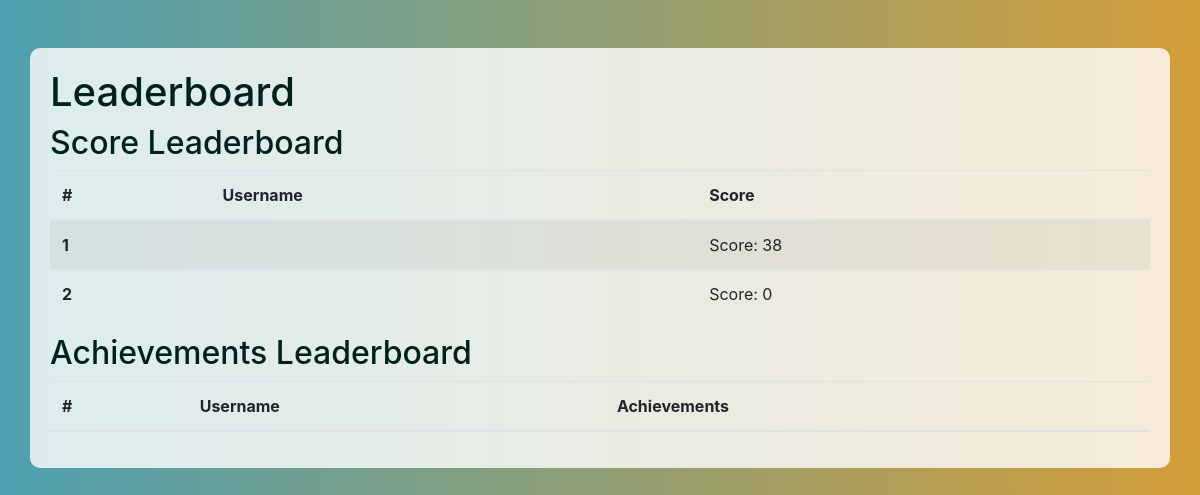
The app's page /leaderboard/, older data.
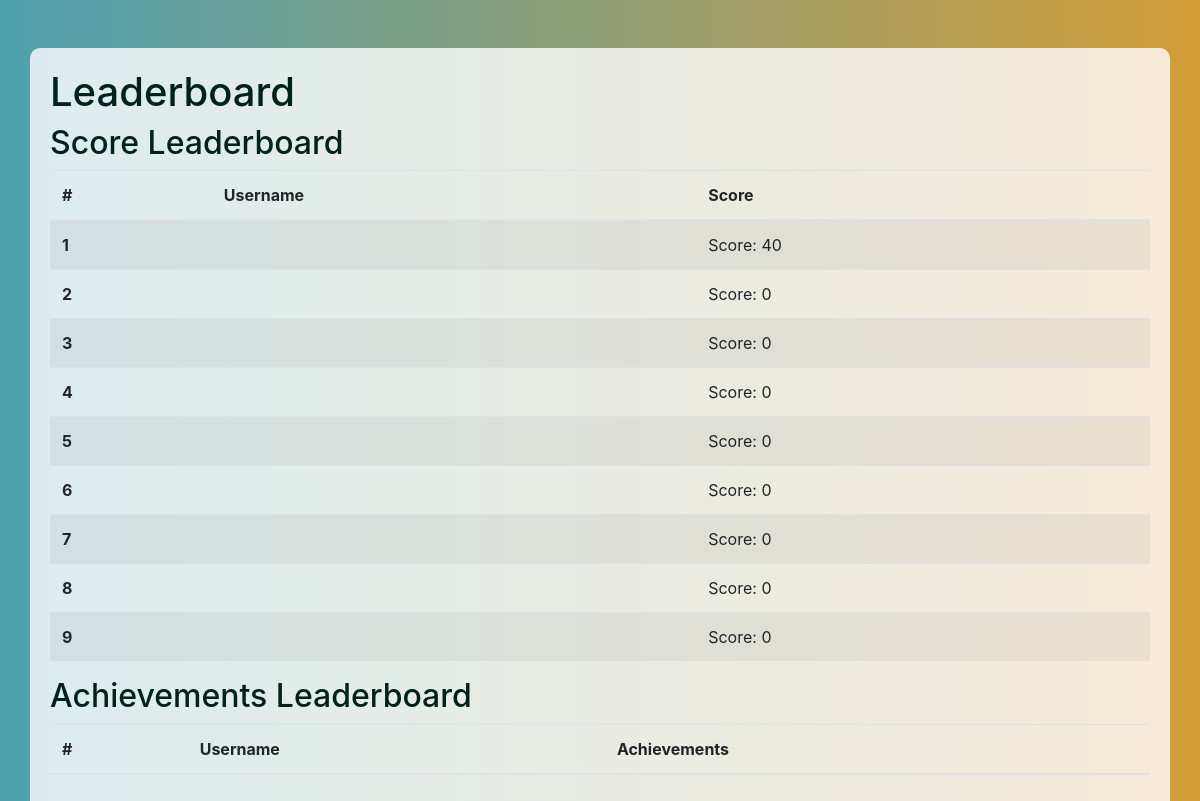
The same page, newer data.
### usersinformation/models.py (models this page shows, shortened)
class PlayerProfile(models.Model):
    avatar = models.ImageField(upload_to='avatars/', null=True, blank=True)
    nickname = models.CharField(max_length=255, blank=True)
    email = models.EmailField(blank=True)
    score = models.IntegerField(default=0)
    achievement_count = models.IntegerField(default=0)
    achievements = models.ManyToManyField(Achievement, blank=True, related_name='user')  # 添加多对多关系
    displayed_achievements = models.ManyToManyField(Achievement, related_name='displayed_by_users', blank=True)
    bio = models.TextField(blank=True)
    login_days = models.IntegerField(default=0)
    last_game_start = models.DateTimeField(null=True, blank=True)
    verified_locations_count = models.IntegerField(default=0)
    completed_series = models.ManyToManyField(Series, related_name='completed_by', blank=True)

### leaderboard/views.py (the view)
# urls.py: path('', views.user_leaderboard, name='user_leaderboard')
def user_leaderboard(request):
    score_leaderboard = PlayerProfile.objects.order_by('-score')[:10]  # Get the top 10
    achievement_leaderboard = PlayerProfile.objects.order_by('-achievement_count')[:10]  # Get the top 10
    context = {
        'score_leaderboard': score_leaderboard,
        'achievement_leaderboard': achievement_leaderboard,
    }
    return render(request, 'user_leaderboard.html', context)

### leaderboard/templates/user_leaderboard.html (shortened to what this page needs)
<!DOCTYPE html>
<html lang="en">
<head>
    <link rel="stylesheet" href="https://stackpath.bootstrapcdn.com/bootstrap/4.5.2/css/bootstrap.min.css">
</head>
<body>
    <div class="container mt-5">
        <h1>Leaderboard</h1>
        <h2>Score Leaderboard</h2>
        <table class="table table-striped">
            <thead>
                <tr>
                    <th scope="col">#</th>
                    <th scope="col">Username</th>
                    <th scope="col">Score</th>
                </tr>
            </thead>
            <tbody>
                {% for player in score_leaderboard %}
                <tr>
                    <th scope="row">{{ forloop.counter }}</th>
                    <td>{{ player.username }}</td>
                    <td>Score: {{ player.score }}</td>
                </tr>
                {% endfor %}
            </tbody>
        </table>
        <h2>Achievements Leaderboard</h2>
        <table class="table table-striped">
            <thead>
                <tr>
                    <th scope="col">#</th>
                    <th scope="col">Username</th>
                    <th scope="col">Achievements</th>
                </tr>
            </thead>
        </table>
    </div>
</body>
</html>

### leaderboard/templates/user_leaderboard.html (style rules this page uses)
body { background: linear-gradient(to right, #4DA0B0, #D39D38); color: #fff; }
h1, h2 { color: #00221b; }
.container { background-color: rgba(255, 255, 255, 0.8); border-radius: 10px; padding: 20px; margin-top: 20px; }
table { background-color: transparent; }

Row changes from the older to the newer data that the page shows:
changed PlayerProfile (number 1 of 9 on the later page): score "38" → "40"
added PlayerProfile: score "0"
added PlayerProfile: score "0"
added PlayerProfile: score "0"
added PlayerProfile: score "0"
added PlayerProfile: score "0"
added PlayerProfile: score "0"
added PlayerProfile: score "0"
